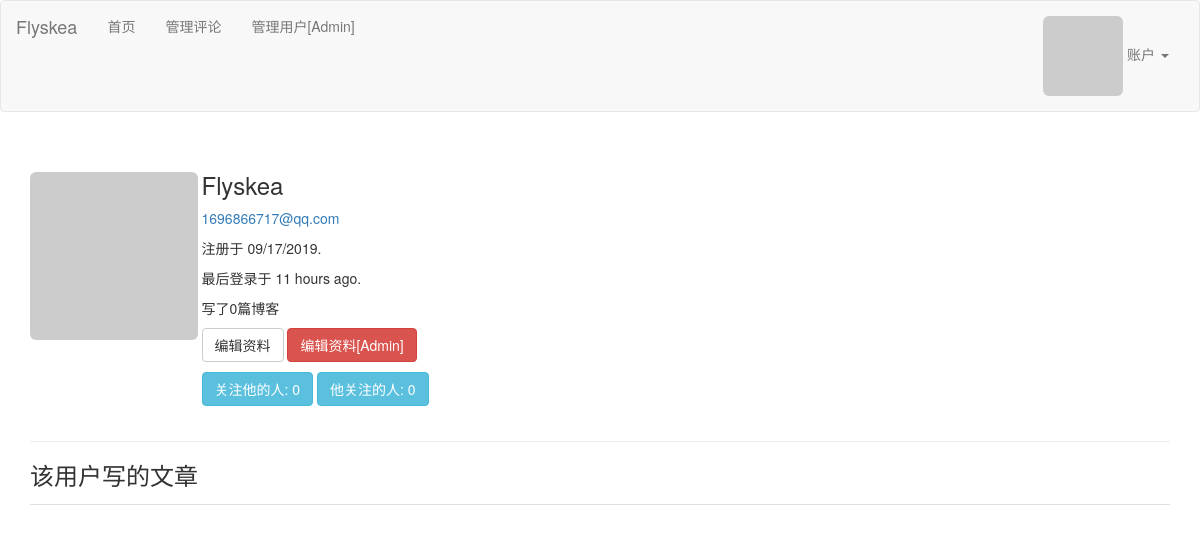
Page /user/Flyskea (signed in) on the earlier database version.
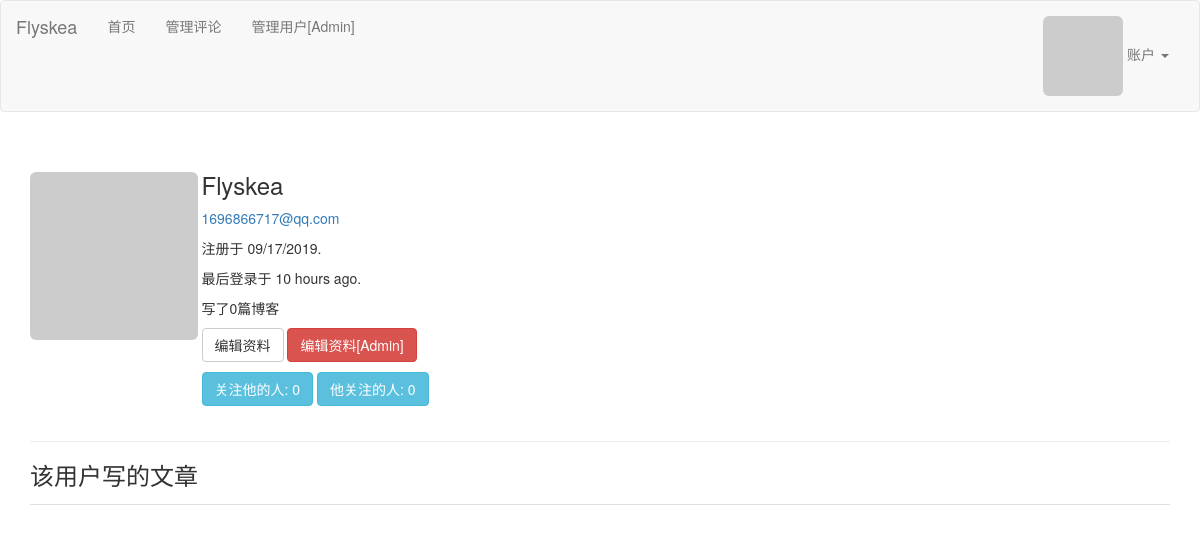
Same page on the later database version.
### app/models.py (models this page shows, shortened)
class User(db.Model,UserMixin):
    __tablename__ = 'users'
    id = db.Column(db.Integer, primary_key=True)
    email = db.Column(db.String(64), unique=True, index=True)
    username = db.Column(db.String(64), unique=True, index=True)
    role_id = db.Column(db.Integer, db.ForeignKey('roles.id'))
    password_hash = db.Column(db.String(128))
    confirmed = db.Column(db.Boolean, default=False)
    name = db.Column(db.String(64))
    location = db.Column(db.String(64))
    about_me = db.Column(db.Text())
    member_since = db.Column(db.DateTime(),default=datetime.utcnow)
    last_seen = db.Column(db.DateTime(),default=datetime.utcnow)
    avatar_hash = db.Column(db.String(32))
    posts = db.relationship('Post', backref='author', lazy='dynamic')
    comments = db.relationship('Comment', backref='author', lazy='dynamic')
    followed = db.relationship('Follow',
                            foreign_keys=[Follow.follower_id],
                            backref=db.backref('follower', lazy='joined'),
                            lazy='dynamic',
                            cascade='all, delete-orphan')
    followers = db.relationship('Follow',
                            foreign_keys=[Follow.followed_id],
                            backref=db.backref('followed', lazy='joined'),
                            lazy='dynamic',
                            cascade='all, delete-orphan')
    @property
    def password(self):
        raise AttributeError('password is not a readable attribute')
    def can(self, perm):
        return self.role is not None and self.role.has_permission(perm)
    def is_administrator(self):
        return self.can(Permission.ADMIN)
    def gravatar(self, size=100, default='identicon', rating='g'):
        if request.is_secure:
            url = 'https://secure.gravatar.com/avatar'
        else:
            url = 'http://www.gravatar.com/avatar'
        hash = self.avatar_hash or self.gravatar_hash()
        return '{url}/{hash}?s={size}&d={default}&r={rating}'.format(
            url=url, hash=hash, size=size, default=default, rating=rating)
    def ping(self):
        self.last_seen = datetime.utcnow()
        db.session.add(self)
        db.session.commit()

### app/main/views.py (the view)
@main.route('/user/<username>')
@login_required
def user(username):
    user = User.query.filter_by(username=username).first()
    if user is None:
        abort(404)
    posts = user.posts.order_by(Post.timestamp.desc()).all()
    return render_template('user.html', user=user, posts=posts)

### app/auth/views.py (called while the page is built)
@auth.before_app_request
def before_request():
    if current_user.is_authenticated:
        current_user.ping()
        if not current_user.confirmed \
                and request.endpoint \
                and request.blueprint != 'auth' \
                and request.endpoint != 'static':
            return redirect(url_for('auth.unconfirmed'))

### app/main/__init__.py (called while the page is built)
@main.app_context_processor
def inject_permissions():
    return dict(Permission=Permission)

### app/main/views.py (called while the page is built)
@main.after_app_request
def after_request(response):
    for query in get_debug_queries():
        if query.duration >= current_app.config['FLASKY_SLOW_DB_QUERY_TIME']:
            current_app.logger.warning(
                'Slow query: %s\nParameters: %s\nDuration: %fs\nContext: %s\n' %
                   (query.statement, query.parameters, query.duration,
                    query.context))
    return response

### app/models.py (called while the page is built)
@login_manager.user_loader
def load_user(user_id):
    return User.query.get(int(user_id))

    def has_permission(self, perm):
        return self.permissions & perm == perm

### app/templates/user.html (shortened to what this page needs)
{% extends "base.html" %}
{% block page_content %}
<div class="page-header">
    <img class="profile-thumbnail img-responsive img-rounded" src="{{ user.gravatar() }}" alt="Responsive image">
    <div class="profile-header">
        <h3>{{ user.username }}</h3>
        {% if current_user.is_administrator() %}
            <p><a href="{{ url_for('main.user', username=current_user.username) }}">{{ user.email }}</a></p>
        {% endif %}
        <p>注册于 {{ moment(user.member_since).format('L') }}.</p>
        <p>最后登录于 {{ moment(user.last_seen).fromNow() }}.</p>
        <p>写了{{ user.posts.count() }}篇博客</p>
        <p>
            {% if user == current_user %}
                <a class="btn btn-default" href="{{ url_for('.edit_profile') }}">编辑资料</a>
            {% endif %}
            {% if current_user.is_administrator() %}
                <a class="btn btn-danger" href="{{ url_for('.edit_profile_admin', id=user.id) }}">编辑资料[Admin]</a>
            {% endif %}
        </p>
        <a href="{{ url_for('.followers', username=user.username) }}">
            <span class="btn btn-info">关注他的人: {{ user.followers.count() -1 }}</span>
        </a>
        <a href="{{ url_for('.followed', username=user.username) }}">
            <span class="btn btn-info">他关注的人: {{ user.followed.count() -1 }}</span>
        </a>
    </div>
</div>
<h3>该用户写的文章</h3>
{% include '_posts.html' %}
{% endblock %}

### app/templates/base.html (shortened to what this page needs)
{% extends "bootstrap/base.html" %}
{% block head %}
{{ super() }}
<link rel="stylesheet" type="text/css" href="{{ url_for('static', filename='styles.css') }}">
{% endblock %}
{% block navbar %}
<nav class="navbar navbar-default">
    <div class="container-fluid">
        <div class="navbar-header">
        <a class="navbar-brand" href="#">Flyskea</a>
        </div>
        <div class="collapse navbar-collapse" id="bs-example-navbar-collapse-1">
        <ul class="nav navbar-nav">
            <li class="{% block activate %}{% endblock %}"><a href="{{ url_for('main.index') }}">首页</a></li>
            {% if current_user.can(Permission.MODERATE) %}
                <li class="{% block moder_activate %}{% endblock %}"><a href="{{ url_for('main.moderate') }}">管理评论</a></li>
            {% endif %}
            {% if current_user.is_administrator() %}
                <li class="{% block admin_activate %}{% endblock %}">
                    <a href="{{ url_for('main.manageuser') }}">
                    管理用户[Admin]
                    </a>
                </li>
            {% endif %}
        </ul>
        <ul class="nav navbar-nav navbar-right">
            {% if current_user.is_authenticated %}
            <li class="dropdown">
            <a href="#" class="dropdown-toggle" data-toggle="dropdown" role="button" aria-haspopup="true" aria-expanded="false">
                <img src="{{ current_user.gravatar(size=18) }}" class="img-rounded">
                账户 <span class="caret"></span></a>
                {% else %}
                <li><a href="{{ url_for('auth.login') }}">登录</a></li>
                {% endif %}
            </ul>
        </div>
    </div>
</nav>
{% endblock %}
{% block content %}
<div class="container">
    {% block page_content %}{% endblock %}
</div>
{% endblock %}

### app/templates/_posts.html (shortened to what this page needs)
<ul class="posts">
</ul>

### app/static/styles.css (style rules this page uses)
.profile-thumbnail { position: absolute; }
.profile-header { min-height: 260px; margin-left: 12.25em; }
ul.posts { list-style-type: none; padding: 0px; margin: 16px 0px 0px 0px; border-top: 1px solid #e0e0e0; }
div.page-header img.profile-thumbnail { height: 12em; width: 100%； }

Differences in the rows shown:
changed User "Flyskea": last_seen "11 hours ago" → "10 hours ago"
